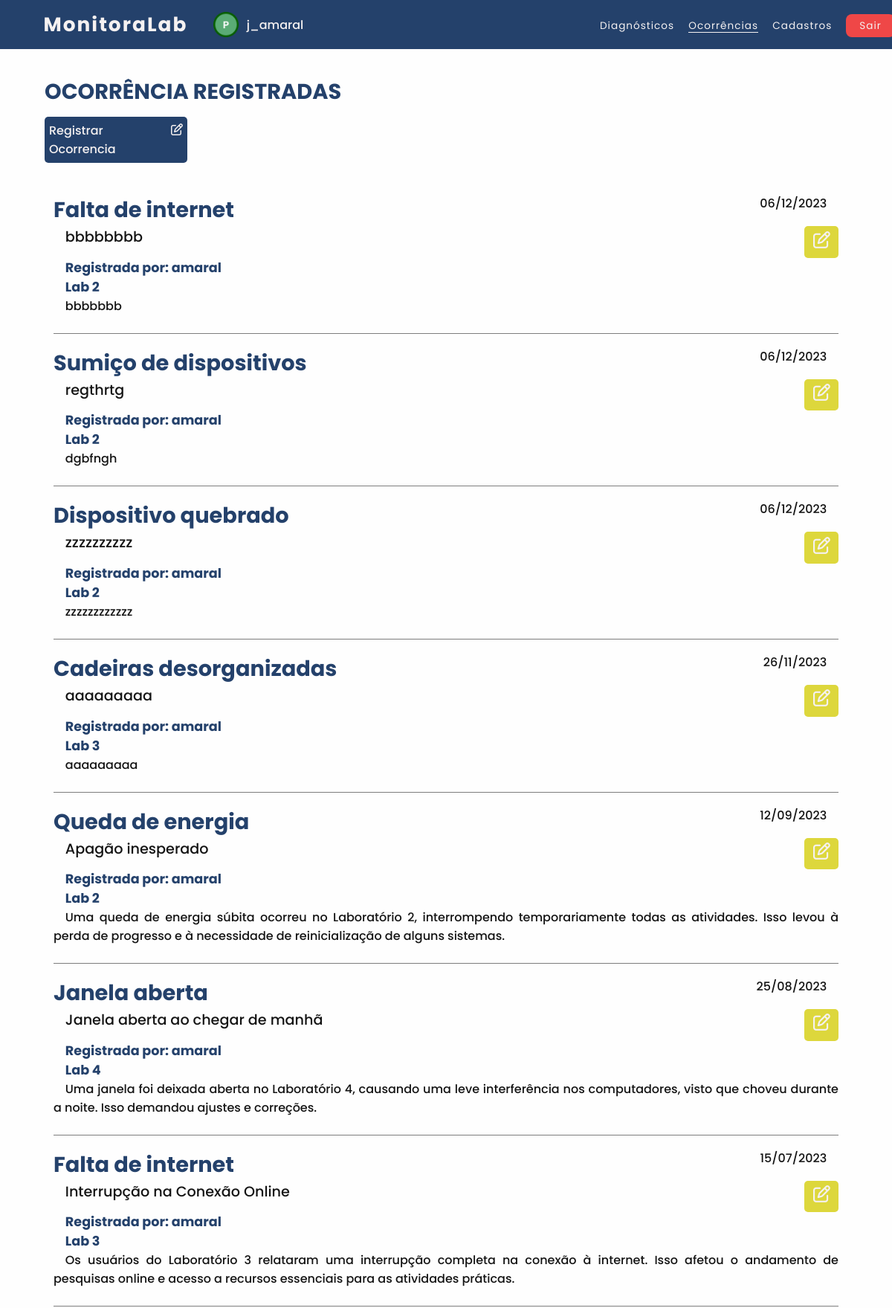
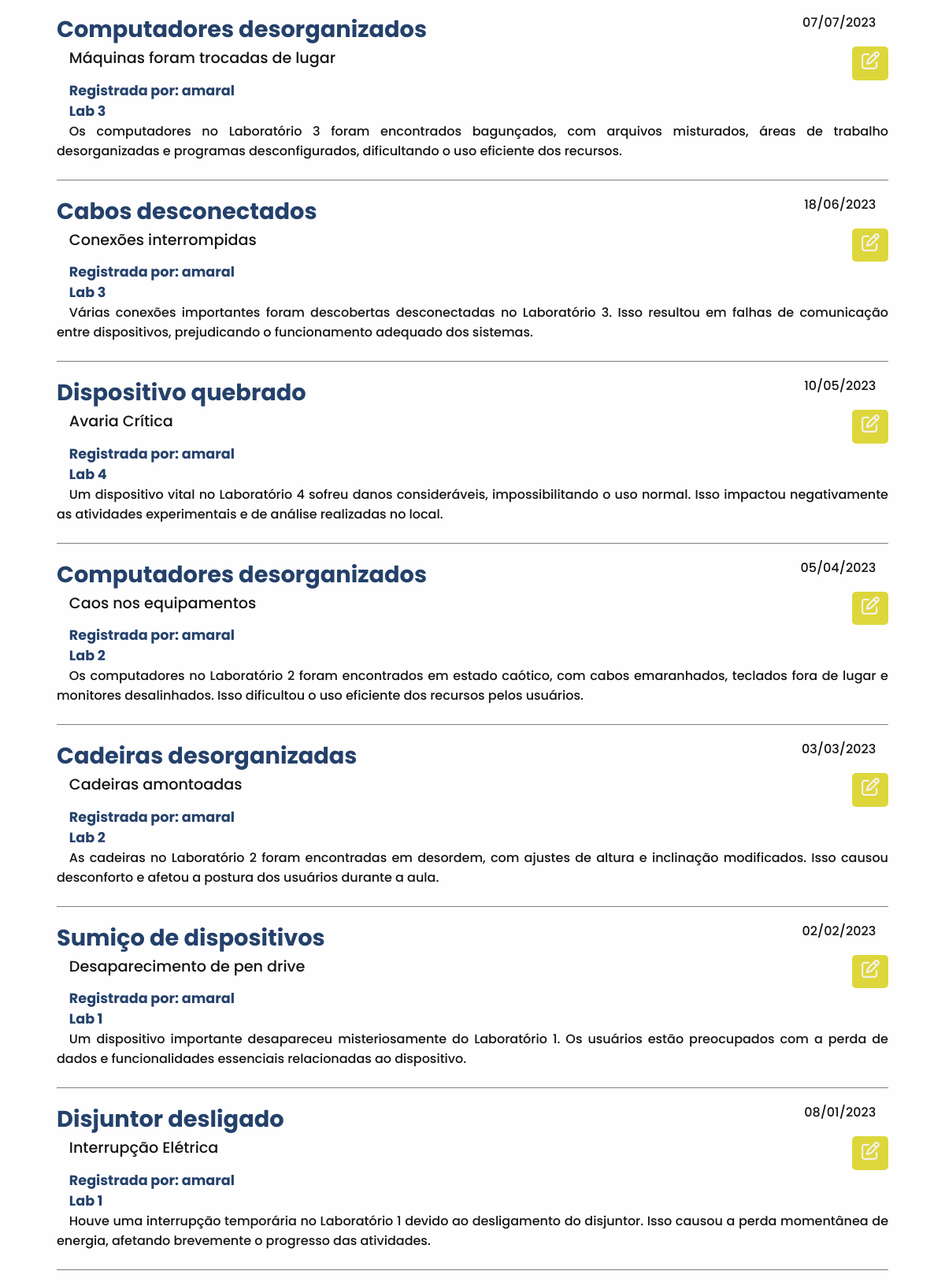
The page /usuarios/professor/ocorrencias.php (signed in, upper part) on the database its author committed (2 pictures, top to bottom).
### tables this page shows
CREATE TABLE `ocorrencia` (
  `ID` int(11) NOT NULL,
  `data` date NOT NULL,
  `titulo` varchar(150) NOT NULL,
  `laboratorio` varchar(15) NOT NULL,
  `problema` varchar(30) NOT NULL,
  `descricao` varchar(500) NOT NULL,
  `responsavel` varchar(30) NOT NULL,
  `arquivado` varchar(5) NOT NULL,
  `login_prof` varchar(30) DEFAULT NULL
);

### usuarios/professor/ocorrencias.php (the view, shortened to what this page needs)
<?php
   $conexao = ConectarBanco();
   $sql_query = $conexao->query("SELECT `ID`, `Data`, `Titulo`, `Laboratorio`, `Problema`, `Descricao`, `Responsavel`, `Login_Prof` FROM ocorrencia
   ORDER BY `Data`DESC") or die ($conexao->error);
?>
<!DOCTYPE html>
<html lang="pt-br">
    <head>
        <link rel="stylesheet" type="text/css" href="../../css/navbar.css"><link rel="preconnect" href="https://fonts.googleapis.com">
        <link rel="stylesheet" type="text/css" href="../../css/ocorrencias-arquivadas.css"><link rel="preconnect" href="https://fonts.googleapis.com">
        <link rel="stylesheet" href="../../css/fonte-alert.css">
        <link rel="stylesheet" href="https://cdnjs.cloudflare.com/ajax/libs/font-awesome/6.4.2/css/all.min.css"
 />
        <link rel="stylesheet" type="text/css" href="../../css/icone-tema.css">
    </head>
    <body id="body">
        <nav>
            <h1 class="logo">MonitoraLab</h1>
            <img src="../../icons/icone-professor.png" class="icone-usuario">
            <div class="usuario"><?php echo $_SESSION['login'] ;?></div>
            <ul class="nav-professor">
                <li><a class="nav-li" href="inicio.php">Diagnósticos</a></li>
                <li><a class="active" href="">Ocorrências</a></li>
                <li><a class="nav-li" href="monitores-cadastrados.php">Cadastros</a></li>
                <li><a class="Btn-Sair" onclick="Sair()" style="cursor: pointer;">Sair</a> </li>
            </ul>
        </nav>
        <h2>Ocorrência registradas</h2>
        <a class="botao-registrar" href="registrar-ocorrencia.php">Registrar Ocorrencia<i class="fa-regular fa-pen-to-square"></i></a>
        <?php
            while ($ocorrencia = $sql_query->fetch_assoc())
            {
        ?>
        <div class="flex">
            <div class="container">
                <div class="cabecalho-ocorrencia">
                    <div class="problema-data">
                        <label class="titulo-problema"><?php echo $ocorrencia['Problema']; ?></label>
                        <label class="data-ocorrencia"><?php echo date('d/m/Y', strtotime($ocorrencia['Data'])); ?></label>
                    </div>
                    <div class="titulo-editar">
                <div class="titulo-ocorrencia"><?php echo $ocorrencia['Titulo']; ?></div>
                    <a class="editar"
                        onclick="Editar('<?php echo $ocorrencia['Login_Prof'] ?>', '<?php echo $_SESSION['login'] ?>', '<?php echo $ocorrencia['ID'] ?>')" ?>
                            <i class="fa-regular fa-pen-to-square editar"></i>
                        </a>
                    </div>
                </div>
                <div class="infos-ocorrencia">
                    <label class="responsavel">Registrada por: <?php echo $ocorrencia['Responsavel']; ?></label>
                    <label class="laboratorio"><?php echo $ocorrencia['Laboratorio']; ?></label>
                </div>
                <label class="descricao-ocorrencia"><?php echo $ocorrencia['Descricao']; ?></label>
            </div>
        </div>
        <?php
            }
        ?>
    </body>
</html>

### css/navbar.css (style rules this page uses)
nav { background-color: var(--azul-1); color: var(--branco-1); padding: 1.1% 2%; display: flex; align-items: center; }
.logo { font-family: 'Poppins', sans-serif; font-size: 165%; font-weight: bold; letter-spacing: 2px; margin-left: 2%; }
.icone-usuario { margin-left: 3%; margin-right: 0.4%; width: 3%; }
.usuario { font-family: 'Poppins', sans-serif; font-size: 100%; margin-left: 0.5%; }
nav ul { position: absolute; margin-left: 54%; }
ul.nav-professor { position: absolute; margin-left: 64%; }
nav ul li { display: inline-block; line-height: 80%; margin-left: 15px; }
nav ul li a { color: var(--branco-1); font-family: 'Poppins', sans-serif; font-size: 85%; letter-spacing: 1px; line-height: 20%; position: relative; font-weight: 400; }
.nav-li::after { content: " "; width: 0%; height: 1px; background-color: var(--branco-1); position: absolute; bottom: 0; left: 0; transition: 0.2s ease-in-out; }
.active::after { content: " "; width: 100%; height: 1px; background-color: var(--branco-1); position: absolute; bottom: 0; left: 0; }
.Btn-Sair { background-color: var(--vermelho-1); padding: 20% 60%; border-radius: 8px; }

### css/ocorrencias-arquivadas.css (style rules this page uses)
html { min-height: 100vh; }
* { margin: 0; padding: 0; text-decoration: none; list-style: none; letter-spacing: normal; }
body { background: var(--fundo); font-family:'Poppins', sans-serif; font-weight: 470; letter-spacing: 5px; }
h2 { color: var(--h2); text-transform: uppercase; margin: 3% 0 0 5%; letter-spacing: normal; font-size: 180%; font-family: 'Poppins', sans-serif; }
.flex { display: flex; flex-direction: column; align-items: center; }
.container { width: 88%; margin-top: 1.5%; text-align: justify; border-bottom: 1px solid var(--cinza-3); padding-bottom: 2%; }
.problema-data { display: flex; justify-content:space-between; }
.titulo-problema { color: var(--titulo); letter-spacing: normal; font-size: 180%; font-family: 'Poppins', sans-serif; font-weight: 700; }
.data-ocorrencia { color: var(--dados); padding-right: 1.5%; }
.titulo-ocorrencia { font-weight: 450; font-size: 1.2rem; color: var(--dados); padding-left: 1.5%; }
.infos-ocorrencia { display: flex; flex-direction: column; padding-left: 1.5%; }
.responsavel { color: var(--azul-1); font-size: 110%; font-family: 'Poppins', sans-serif; font-weight: 700; }
.laboratorio { color: var(--titulo); font-size: 110%; font-family: 'Poppins', sans-serif; font-weight: 700; }
.descricao-ocorrencia { color: var(--dados); margin: 0 0 2% 0; margin-left: 1.5%; width: 90%; }
.botao-registrar { background-color: var(--azul-1); color: var(--branco-1); width: 15%; height: auto; font-family: 'Poppins', sans-serif ; border: none; display: flex; margin: 1% 81% 2% 5%; font-size: 100%; padding: 0.5%; border-radius: 5px; cursor: pointer; }
.fa-regular { margin: 1.5% 0 0 8px; }
.titulo-editar { display: flex; justify-content: space-between; }
.editar { border: none; width: 35px; height: 32px; background-color: var(--amarelo-1); color: var(--branco-1); font-size: 120%; margin: 0; padding: 0.5%; border-radius: 5px; cursor: pointer; text-align: center; }

### css/cores.css (style rules this page uses)
.tema-claro, :root { --azul-1: #24416B; --azul-2:#5E93E0; --branco-1: #f5f1f1; --vermelho-1: #EF4747; --vermelho-2: #d83b3b; --amarelo-1:#DDD73C; --preto-1: #000000; --cinza-1: #939393; --cinza-2: #7d7d7d4c; --cinza-3: #7d7d7d; --cinza-4: #4e4e4eb4; --preto-2: #0000001c; --preto-3: #141414; --icone: #fefefe; --fundo: #fefefe; --fundo-botao: #24416B; --h2: #24416B; --titulo-dados: #141414; --voltar: #090808; --titulo: #24416B; --dados: #141414; --ver-diag: #24416B; --caixa: #fefefe; --borda-caixa: #4e4e4eb4; --sombra: #0000001c; --texto-branco:#fefefe; --txt: #4e4e4eb4; --txt-hover: #7d7d7d4c; --miniatura:#4e4e4eb4; }
.tema-escuro, :root { --icone: #fefefe; --fundo: #091932; --fundo-botao: #091932; --h2: #fefefe; --titulo-dados: #e9e5e5; --voltar: #fefefe; --titulo: #fefefe; --dados: #fefefe; --ver-diag: #bdbdbd; --caixa: #24416B; --borda-caixa:#fefefe; --sombra: #fefefe14; --texto-branco:#fefefe; --txt: #4e4e4eb4; --miniatura: #fefefe; }

### usuarios/professor/ocorrencias.php (style rules this page uses)
body { visibility: hidden; }

### rows shown on the page
ocorrencia: problema "Falta de internet", data "06/12/2023", titulo "bbbbbbbb", responsavel "amaral", laboratorio "Lab 2", descricao "bbbbbbb"
ocorrencia: problema "Sumiço de dispositivos", data "06/12/2023", titulo "regthrtg", responsavel "amaral", laboratorio "Lab 2", descricao "dgbfngh"
ocorrencia: problema "Dispositivo quebrado", data "06/12/2023", titulo "zzzzzzzzzz", responsavel "amaral", laboratorio "Lab 2", descricao "zzzzzzzzzzzz"
ocorrencia: problema "Cadeiras desorganizadas", data "26/11/2023", titulo "aaaaaaaaa", responsavel "amaral", laboratorio "Lab 3", descricao "aaaaaaaaa"
ocorrencia: problema "Queda de energia", data "12/09/2023", titulo "Apagão inesperado", responsavel "amaral", laboratorio "Lab 2", descricao "Uma queda de energia súbita ocorreu no Laboratório 2, interrompendo temporariamente todas as atividades. Isso levou à perda de progresso e à necessidade de reinicialização de alguns sistemas."
ocorrencia: problema "Janela aberta", data "25/08/2023", titulo "Janela aberta ao chegar de manhã", responsavel "amaral", laboratorio "Lab 4", descricao "Uma janela foi deixada aberta no Laboratório 4, causando uma leve interferência nos computadores, visto que choveu durante a noite. Isso demandou ajustes e correções."
ocorrencia: problema "Falta de internet", data "15/07/2023", titulo "Interrupção na Conexão Online", responsavel "amaral", laboratorio "Lab 3", descricao "Os usuários do Laboratório 3 relataram uma interrupção completa na conexão à internet. Isso afetou o andamento de pesquisas online e acesso a recursos essenciais para as atividades práticas."
ocorrencia: problema "Computadores desorganizados", data "07/07/2023", titulo "Máquinas foram trocadas de lugar", responsavel "amaral", laboratorio "Lab 3", descricao "Os computadores no Laboratório 3 foram encontrados bagunçados, com arquivos misturados, áreas de trabalho desorganizadas e programas desconfigurados, dificultando o uso eficiente dos recursos."
ocorrencia: problema "Cabos desconectados", data "18/06/2023", titulo "Conexões interrompidas", responsavel "amaral", laboratorio "Lab 3", descricao "Várias conexões importantes foram descobertas desconectadas no Laboratório 3. Isso resultou em falhas de comunicação entre dispositivos, prejudicando o funcionamento adequado dos sistemas."
ocorrencia: problema "Dispositivo quebrado", data "10/05/2023", titulo "Avaria Crítica", responsavel "amaral", laboratorio "Lab 4", descricao "Um dispositivo vital no Laboratório 4 sofreu danos consideráveis, impossibilitando o uso normal. Isso impactou negativamente as atividades experimentais e de análise realizadas no local."
ocorrencia: problema "Computadores desorganizados", data "05/04/2023", titulo "Caos nos equipamentos", responsavel "amaral", laboratorio "Lab 2", descricao "Os computadores no Laboratório 2 foram encontrados em estado caótico, com cabos emaranhados, teclados fora de lugar e monitores desalinhados. Isso dificultou o uso eficiente dos recursos pelos usuários."
ocorrencia: problema "Cadeiras desorganizadas", data "03/03/2023", titulo "Cadeiras amontoadas", responsavel "amaral", laboratorio "Lab 2", descricao "As cadeiras no Laboratório 2 foram encontradas em desordem, com ajustes de altura e inclinação modificados. Isso causou desconforto e afetou a postura dos usuários durante a aula."
ocorrencia: problema "Sumiço de dispositivos", data "02/02/2023", titulo "Desaparecimento de pen drive", responsavel "amaral", laboratorio "Lab 1", descricao "Um dispositivo importante desapareceu misteriosamente do Laboratório 1. Os usuários estão preocupados com a perda de dados e funcionalidades essenciais relacionadas ao dispositivo."
ocorrencia: problema "Disjuntor desligado", data "08/01/2023", titulo "Interrupção Elétrica", responsavel "amaral", laboratorio "Lab 1", descricao "Houve uma interrupção temporária no Laboratório 1 devido ao desligamento do disjuntor. Isso causou a perda momentânea de energia, afetando brevemente o progresso das atividades."

### other values the page prints
$_SESSION['login'] "j_amaral"
